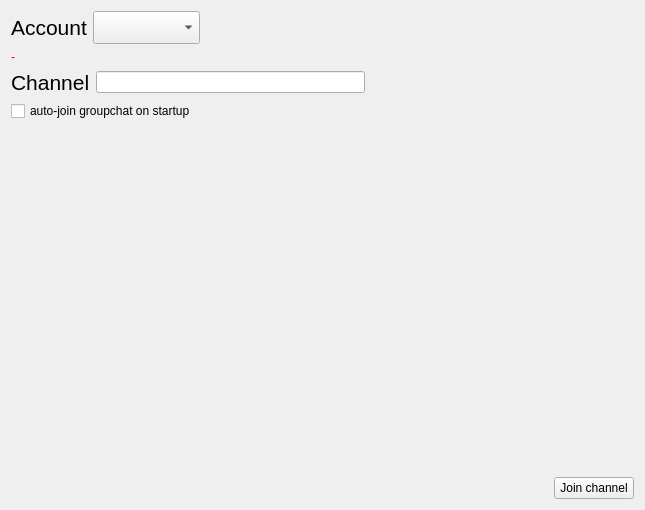
<?xml version="1.0" encoding="UTF-8"?>
<ui version="4.0">
 <class>JoinChannelWindow</class>
 <widget class="QMainWindow" name="JoinChannelWindow">
  <property name="geometry">
   <rect>
    <x>0</x>
    <y>0</y>
    <width>645</width>
    <height>510</height>
   </rect>
  </property>
  <property name="sizePolicy">
   <sizepolicy hsizetype="Expanding" vsizetype="Expanding">
    <horstretch>0</horstretch>
    <verstretch>0</verstretch>
   </sizepolicy>
  </property>
  <property name="windowTitle">
   <string>Join groupchat</string>
  </property>
  <property name="windowIcon">
   <iconset>
    <normaloff>:/assets/images/appicons/64x64.png</normaloff>:/assets/images/appicons/64x64.png</iconset>
  </property>
  <widget class="QWidget" name="centralWidget">
   <layout class="QVBoxLayout" name="verticalLayout">
    <item>
     <layout class="QHBoxLayout" name="horizontalLayout_3">
      <item>
       <widget class="QLabel" name="label">
        <property name="font">
         <font>
          <pointsize>16</pointsize>
         </font>
        </property>
        <property name="text">
         <string>Account</string>
        </property>
       </widget>
      </item>
      <item>
       <widget class="QComboBox" name="comboAccount">
        <property name="font">
         <font>
          <pointsize>16</pointsize>
         </font>
        </property>
       </widget>
      </item>
      <item>
       <spacer name="horizontalSpacer_2">
        <property name="orientation">
         <enum>Qt::Horizontal</enum>
        </property>
        <property name="sizeHint" stdset="0">
         <size>
          <width>40</width>
          <height>20</height>
         </size>
        </property>
       </spacer>
      </item>
     </layout>
    </item>
    <item>
     <widget class="QLabel" name="lblAccountWarning">
      <property name="sizePolicy">
       <sizepolicy hsizetype="Preferred" vsizetype="Maximum">
        <horstretch>0</horstretch>
        <verstretch>0</verstretch>
       </sizepolicy>
      </property>
      <property name="palette">
       <palette>
        <active>
         <colorrole role="WindowText">
          <brush brushstyle="SolidPattern">
           <color alpha="255">
            <red>255</red>
            <green>0</green>
            <blue>0</blue>
           </color>
          </brush>
         </colorrole>
         <colorrole role="Text">
          <brush brushstyle="SolidPattern">
           <color alpha="255">
            <red>255</red>
            <green>0</green>
            <blue>0</blue>
           </color>
          </brush>
         </colorrole>
         <colorrole role="ButtonText">
          <brush brushstyle="SolidPattern">
           <color alpha="255">
            <red>255</red>
            <green>0</green>
            <blue>0</blue>
           </color>
          </brush>
         </colorrole>
         <colorrole role="ToolTipText">
          <brush brushstyle="SolidPattern">
           <color alpha="255">
            <red>255</red>
            <green>0</green>
            <blue>0</blue>
           </color>
          </brush>
         </colorrole>
         <colorrole role="PlaceholderText">
          <brush brushstyle="SolidPattern">
           <color alpha="128">
            <red>255</red>
            <green>0</green>
            <blue>0</blue>
           </color>
          </brush>
         </colorrole>
        </active>
        <inactive>
         <colorrole role="WindowText">
          <brush brushstyle="SolidPattern">
           <color alpha="255">
            <red>255</red>
            <green>0</green>
            <blue>0</blue>
           </color>
          </brush>
         </colorrole>
         <colorrole role="Text">
          <brush brushstyle="SolidPattern">
           <color alpha="255">
            <red>255</red>
            <green>0</green>
            <blue>0</blue>
           </color>
          </brush>
         </colorrole>
         <colorrole role="ButtonText">
          <brush brushstyle="SolidPattern">
           <color alpha="255">
            <red>255</red>
            <green>0</green>
            <blue>0</blue>
           </color>
          </brush>
         </colorrole>
         <colorrole role="ToolTipText">
          <brush brushstyle="SolidPattern">
           <color alpha="255">
            <red>255</red>
            <green>0</green>
            <blue>0</blue>
           </color>
          </brush>
         </colorrole>
         <colorrole role="PlaceholderText">
          <brush brushstyle="SolidPattern">
           <color alpha="128">
            <red>255</red>
            <green>0</green>
            <blue>0</blue>
           </color>
          </brush>
         </colorrole>
        </inactive>
        <disabled>
         <colorrole role="WindowText">
          <brush brushstyle="SolidPattern">
           <color alpha="255">
            <red>190</red>
            <green>190</green>
            <blue>190</blue>
           </color>
          </brush>
         </colorrole>
         <colorrole role="Text">
          <brush brushstyle="SolidPattern">
           <color alpha="255">
            <red>190</red>
            <green>190</green>
            <blue>190</blue>
           </color>
          </brush>
         </colorrole>
         <colorrole role="ButtonText">
          <brush brushstyle="SolidPattern">
           <color alpha="255">
            <red>190</red>
            <green>190</green>
            <blue>190</blue>
           </color>
          </brush>
         </colorrole>
         <colorrole role="ToolTipText">
          <brush brushstyle="SolidPattern">
           <color alpha="255">
            <red>255</red>
            <green>0</green>
            <blue>0</blue>
           </color>
          </brush>
         </colorrole>
         <colorrole role="PlaceholderText">
          <brush brushstyle="SolidPattern">
           <color alpha="128">
            <red>0</red>
            <green>0</green>
            <blue>0</blue>
           </color>
          </brush>
         </colorrole>
        </disabled>
       </palette>
      </property>
      <property name="text">
       <string>-</string>
      </property>
     </widget>
    </item>
    <item>
     <layout class="QHBoxLayout" name="horizontalLayout_4">
      <item>
       <widget class="QLabel" name="label_2">
        <property name="font">
         <font>
          <pointsize>16</pointsize>
         </font>
        </property>
        <property name="text">
         <string>Channel</string>
        </property>
       </widget>
      </item>
      <item>
       <widget class="QLineEdit" name="lineEdit_channel">
        <property name="minimumSize">
         <size>
          <width>256</width>
          <height>0</height>
         </size>
        </property>
       </widget>
      </item>
      <item>
       <spacer name="horizontalSpacer_3">
        <property name="orientation">
         <enum>Qt::Horizontal</enum>
        </property>
        <property name="sizeHint" stdset="0">
         <size>
          <width>40</width>
          <height>20</height>
         </size>
        </property>
       </spacer>
      </item>
     </layout>
    </item>
    <item>
     <widget class="QCheckBox" name="checkbox_autoJoin">
      <property name="text">
       <string>auto-join groupchat on startup</string>
      </property>
     </widget>
    </item>
    <item>
     <spacer name="verticalSpacer">
      <property name="orientation">
       <enum>Qt::Vertical</enum>
      </property>
      <property name="sizeType">
       <enum>QSizePolicy::Expanding</enum>
      </property>
      <property name="sizeHint" stdset="0">
       <size>
        <width>20</width>
        <height>20</height>
       </size>
      </property>
     </spacer>
    </item>
    <item>
     <layout class="QHBoxLayout" name="horizontalLayout_2">
      <item>
       <spacer name="horizontalSpacer">
        <property name="orientation">
         <enum>Qt::Horizontal</enum>
        </property>
        <property name="sizeHint" stdset="0">
         <size>
          <width>40</width>
          <height>20</height>
         </size>
        </property>
       </spacer>
      </item>
      <item>
       <widget class="QPushButton" name="btnJoinChannel">
        <property name="text">
         <string>Join channel</string>
        </property>
       </widget>
      </item>
     </layout>
    </item>
   </layout>
  </widget>
 </widget>
 <layoutdefault spacing="6" margin="11"/>
 <resources>
  <include location="assets.qrc"/>
 </resources>
 <connections/>
</ui>
